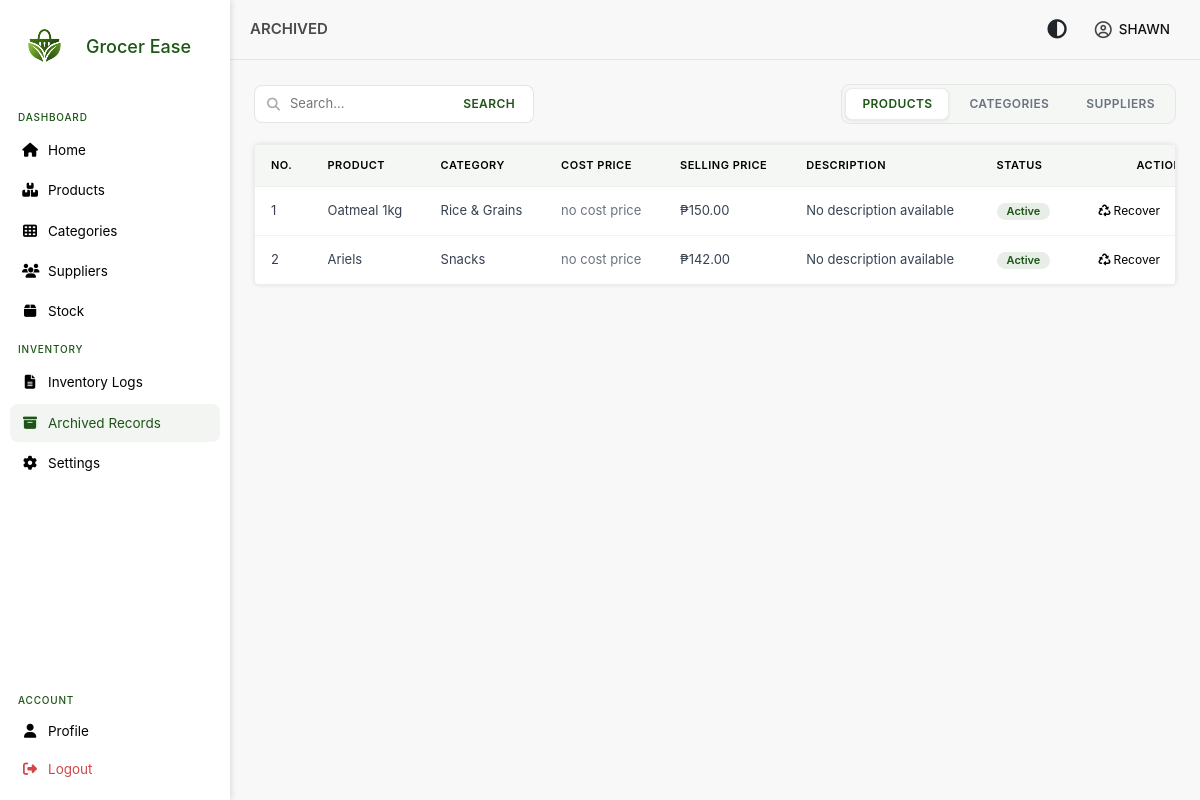
The app's page /views/inventory/archived.php (signed in), older data.
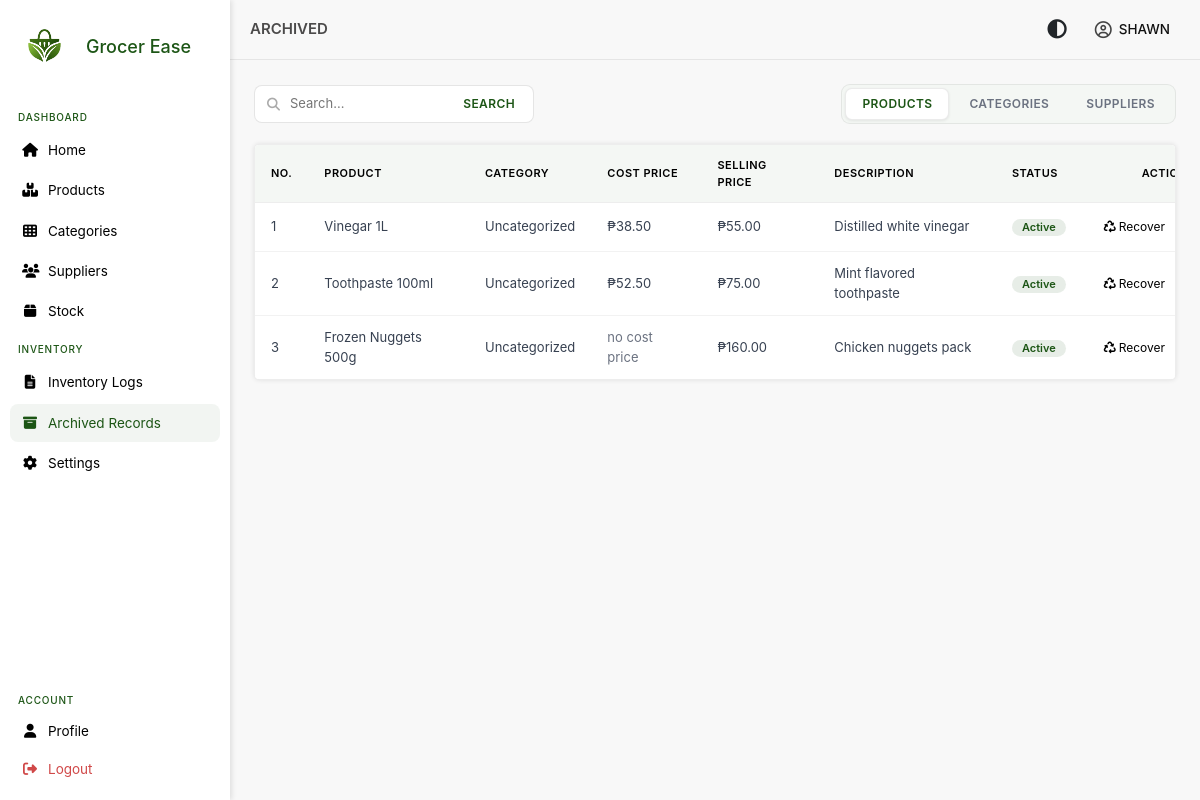
The same page, newer data.
### tables this page shows
CREATE TABLE `users` (
  `user_id` int NOT NULL AUTO_INCREMENT,
  `username` varchar(250) NOT NULL,
  `password` varchar(250) NOT NULL,
  `email` varchar(250) NOT NULL,
  `contact_number` varchar(20) NOT NULL,
  `role` enum('admin') DEFAULT 'admin',
  `profile_picture` blob,
  PRIMARY KEY (`user_id`),
  UNIQUE KEY `email` (`email`)
);

CREATE TABLE `products` (
  `product_id_pk` int NOT NULL AUTO_INCREMENT,
  `product_name` varchar(250) NOT NULL,
  `product_description` longtext,
  `selling_price` decimal(10,2) NOT NULL,
  `status` tinyint DEFAULT '1',
  `is_deleted` tinyint DEFAULT '0',
  `category_id_fk` int DEFAULT NULL,
  `deleted_at` datetime DEFAULT NULL,
  PRIMARY KEY (`product_id_pk`),
  KEY `category_id_fk` (`category_id_fk`),
  KEY `idx_product_name` (`product_name`),
  CONSTRAINT `products_ibfk_1` FOREIGN KEY (`category_id_fk`) REFERENCES `categories` (`category_id_pk`)
);

CREATE TABLE `categories` (
  `category_id_pk` int NOT NULL AUTO_INCREMENT,
  `category_name` varchar(250) NOT NULL,
  `category_description` longtext,
  `is_deleted` tinyint DEFAULT '0',
  `deleted_at` datetime DEFAULT NULL,
  `status` tinyint DEFAULT '1',
  PRIMARY KEY (`category_id_pk`),
  KEY `idx_category_name` (`category_name`)
);

### models/user.php (called while the page is built, shortened)
<?php
class User
{
    private $conn;
    public function __construct($db)
    {
        $this->conn = $db;
    }
    public function GetUserById($id)
    {
        $stmt = $this->conn->prepare(
            "SELECT user_id, username, email, contact_number, role
             FROM users WHERE user_id = :id"
        );
        $stmt->execute([':id' => $id]);
        return $stmt->fetch(PDO::FETCH_ASSOC);
    }
}
?>

### autoload.php (called while the page is built, shortened)
<?php
spl_autoload_register(function ($class) {
    $paths = [
        __DIR__ . '/models/',
        __DIR__ . '/models/Stock/',
        __DIR__ . '/models/Relations/',
    ];
    foreach ($paths as $path) {
        $file = $path . $class . '.php';
        if (file_exists($file)) {
            return;
        }
    }
});
?>

### models/product.php (called while the page is built, shortened)
<?php
class Product
{
    private $conn;
    public function __construct($db)
    {
        $this->conn = $db;
    }
    public function GetDeletedProductsPaginated($page = 1, $limit = 10)
    {
        $offset = ($page - 1) * $limit;
        $stmt = $this->conn->prepare("SELECT p.product_id_pk,
                                             p.product_name,
                                             c.category_name,
                                             MIN(ps.cost_price) AS cost_price,
                                             p.selling_price,
                                             p.product_description,
                                             p.status,
                                             p.is_deleted,
                                             c.status as category_status
                                             FROM products p
                                             LEFT JOIN categories c ON c.category_id_pk = p.category_id_fk
                                             LEFT JOIN product_supplier ps ON ps.product_id_fk = p.product_id_pk AND ps.preferred = 1
                                             WHERE p.is_deleted = 1
                                             GROUP BY p.product_id_pk
                                             ORDER BY p.deleted_at DESC
                                             LIMIT :limit OFFSET :offset");
        $stmt->bindParam(':limit', $limit, PDO::PARAM_INT);
        $stmt->bindParam(':offset', $offset, PDO::PARAM_INT);
        $stmt->execute();
        return $stmt->fetchAll(PDO::FETCH_ASSOC);
    }
}
?>

### views/inventory/archives/deleted_products.php (the view, shortened to what this page needs)
<div class="menu-table">
    <table>
        <thead>
            <tr>
                <th>No.</th>
                <th>Product</th>
                <th>Category</th>
                <th>Cost Price</th>
                <th>Selling Price</th>
                <th>Description</th>
                <th>Status</th>
                <th>Actions</th>
            </tr>
        </thead>
        <tbody>
            <?php $no = (($page - 1) * $per_page) + 1; ?>
            <?php foreach ($products as $prod): ?>
                <tr>
                    <td><?= $no++ ?></td>
                    <td><?= htmlspecialchars($prod['product_name']) ?></td>
                    <td>
                        <?= htmlspecialchars(
                            isset($prod['category_name'])
                                ? $prod['category_name'] . ($prod['category_status'] == 0 ? ' (Inactive)' : '')
                                : 'Uncategorized'
                        ) ?>
                    </td>
                    <td><?= $prod['cost_price'] !== null ? '₱' .  number_format($prod['cost_price'], 2) : '<span style="color:#6b7280;">no cost price</span>' ?></td>
                    <td>₱<?= number_format($prod['selling_price'], 2) ?></td>
                    <td><?= htmlspecialchars($prod['product_description'] == '' ? 'No description available' : $prod['product_description']) ?>
                    </td>
                    <td>
                        <span class="badge <?= $prod['status'] == 1 ? 'active' : 'inactive' ?>">
                            <?= $prod['status'] == 1 ? 'Active' : 'Inactive' ?>
                        </span>
                    </td>
                    <td>
                        <div class="actions">
                            <button type="button" class="edit-btn" style="display:flex; align-items:center; gap:3px; font-size:12px; padding:3px 6px;"
                                onclick="restoreProduct('<?= $prod['product_id_pk'] ?>', '<?= htmlspecialchars($prod['product_name']) ?>')">
                                <i class="fa-solid fa-recycle"></i> Recover
                            </button>
                            <button type="button" class="edit-btn" style="display:flex; align-items:center; gap:3px; font-size:12px; padding:3px 6px;"
                                onclick="hardDeleteProduct('<?= $prod['product_id_pk'] ?>', '<?= htmlspecialchars($prod['product_name']) ?>')">
                            </button>
                        </div>
                    </td>
                </tr>
            <?php endforeach; ?>
        </tbody>
    </table>
</div>

### views/inventory/archived.php (shortened to what this page needs)
<?php
require_once __DIR__ . '/../../autoload.php';
$tab = $_GET['tab'] ?? 'products';
$search = $_GET['search'] ?? '';
$page = isset($_GET['page']) ? max(1, (int) $_GET['page']) : 1;
$limit = 10;
$per_page = $limit;
$product = new Product($db);
$categories = new Category($db);
$suppliers = new Supplier($db);
$products    = [];
if ($tab == 'products') {
    $products = $product->GetDeletedProductsPaginated($page, $limit);
} elseif ($tab == 'categories') {
    $category = $categories->GetDeletedCategoriesPaginated($page, $limit);
    $total_items = $categories->GetTotalDeletedCategories();
    $total_pages = (int) ceil($total_items / $limit);
} else {
    $supplier = $suppliers->GetDeletedSuppliersPaginated($page, $limit);
    $total_items = $suppliers->GetTotalDeletedSuppliers();
    $total_pages = (int) ceil($total_items / $limit);
}
?>
<!DOCTYPE html>
<html lang="en">
<?php include "../../includes/head.php" ?>
<body>
    <?php include '../../includes/sidebar.php'; ?>
    <div class="main-content">
        <?php include '../../includes/topbar.php'; ?>
        <div class="page-content">
            <div class="toolbar">
                <div class="search-area">
                    <form method="get">
                        <i class="fas fa-search"></i>
                        <input type="text" name="search" id="search" placeholder="Search..." value="<?= htmlspecialchars($search) ?>">
                        <button type="submit">SEARCH</button>
                    </form>
                </div>
                <div class="header-btn">
                    <a href="archived.php?tab=products" class="<?= $tab == 'products' ? 'active' : '' ?>">Products</a>
                    <a href="archived.php?tab=categories"
                        class="<?= $tab == 'categories' ? 'active' : '' ?>">Categories</a>
                    <a href="archived.php?tab=suppliers"
                        class="<?= $tab == 'suppliers' ? 'active' : '' ?>">Suppliers</a>
                </div>
            </div>
            <?php
            if ($tab == 'products')
                include 'archives/deleted_products.php';
            elseif ($tab == 'categories')
                include 'archives/deleted_categories.php';
            elseif ($tab == 'suppliers')
                include 'archives/deleted_suppliers.php';
            ?>
        </div>
    </div>
</body>
</html>

### includes/head.php (shortened to what this page needs)
<head>
    <link rel="stylesheet" href="https://cdnjs.cloudflare.com/ajax/libs/font-awesome/6.5.0/css/all.min.css">
    <link href="https://cdn.jsdelivr.net/npm/bootstrap@5.3.0/dist/css/bootstrap.min.css" rel="stylesheet">
    <link rel="stylesheet" href="<?= ASSET_URL ?>/css/home.css">
</head>

### includes/sidebar.php (shortened to what this page needs)
<?php
$current = basename($_SERVER['PHP_SELF']);
$products_active = in_array($current, ['products.php', 'manage_suppliers.php', 'edit_product.php']);
$archived_active = in_array($current, ['archived.php', 'deleted_products.php', 'deleted_categories.php', 'deleted_suppliers.php']);
?>
<div class="side-bar">
    <div class="logo">
        <img src="<?= IMAGE_URL ?>/page-logo.png" alt="Grocer Ease Logo">
        <p>Grocer Ease</p>
    </div>
    <div class="side-bar-menu">
        <label>Dashboard</label>
        <a href="dashboard.php" class="menu-btn <?= $current == 'dashboard.php' ? 'active' : '' ?>">
            <i class="fas fa-home"></i>
            <span>Home</span>
        </a>
        <a href="products.php" class="menu-btn <?= $products_active ? 'active' : '' ?>">
            <i class="fa-solid fa-boxes-stacked"></i>
            <span>Products</span>
        </a>
        <a href="category.php" class="menu-btn <?= $current == 'category.php' ? 'active' : '' ?>">
            <i class="fa-solid fa-table-cells"></i>
            <span>Categories</span>
        </a>
        <a href="suppliers.php" class="menu-btn <?= $current == 'suppliers.php' ? 'active' : '' ?>">
            <i class="fa-solid fa-users"></i>
            <span>Suppliers</span>
        </a>
        <a href="stock.php" class="menu-btn <?= $current == 'stock.php' ? 'active' : '' ?>">
            <i class="fa-solid fa-box"></i>
            <span>Stock</span>
        </a>
        <label>Inventory</label>
        <a href="inventory.php" class="menu-btn <?= $current == 'inventory.php' ? 'active' : '' ?>">
            <i class="fa-solid fa-file-lines"></i>
            <span>Inventory Logs</span>
        </a>
        <a href="archived.php" class="menu-btn <?= $archived_active ? 'active' : '' ?>">
            <i class="fa-solid fa-box-archive"></i>
            <span>Archived Records</span>
        </a>
        <a href="settings.php" class="menu-btn <?= $current == 'settings.php' ? 'active' : '' ?>">
            <i class="fa-solid fa-cog"></i>
            <span>Settings</span>
        </a>
        <div class="action-group">
            <label>Account</label>
            <a href="profile.php" class="action <?= $current == 'profile.php' ? 'active' : '' ?>" id="profile-menu">
                <i class="fa-solid fa-user"></i>
                <span>Profile</span>
            </a>
            <a href="#" onclick="logout(); return false;" class="action logout">
                <i class="fa-solid fa-right-from-bracket"></i>
                <span>Logout</span>
            </a>
        </div>
    </div>
</div>

### includes/topbar.php (shortened to what this page needs)
<?php
require_once '../../models/user.php';
global $db;
$page_title = $_SESSION['page_title'] ?? "Dashboard";
$user_id = $_SESSION['id'];
$user = new User($db);
$user_info = $user->GetUserById($user_id);
?>
<div class="topbar">
    <div class="topbar-title">
        <p><?= htmlspecialchars($page_title) ?></p>
    </div>
    <div class="topbar-actions">
        <button id="dark-toggle" title="Dark Mode">
            <i class="fa-solid fa-circle-half-stroke"></i>
        </button>
        <div class="profile-dropdown" id="profile-dropdown">
            <i class="fa-regular fa-circle-user profile-icon"></i>
            <span class="profile-label">
                <?= strtoupper($user_info['username']) ?>
            </span>
        </div>
    </div>
</div>

Row changes from the older to the newer data that the page shows:
removed products: product_name "Oatmeal 1kg", category_id_fk.category_name "Rice & Grains", shows "no cost price", selling_price "150.00", product_description "No description available", status "Active"
removed products: product_name "Ariels", category_id_fk.category_name "Snacks", shows "no cost price", selling_price "142.00", product_description "No description available", status "Active"
now on this page (row edited): products: product_name "Vinegar 1L", category_status "Uncategorized", cost_price "38.50", selling_price "55.00", product_description "Distilled white vinegar", status "Active"
now on this page (row edited): products: product_name "Toothpaste 100ml", category_status "Uncategorized", cost_price "52.50", selling_price "75.00", product_description "Mint flavored toothpaste", status "Active"
now on this page (row edited): products: product_name "Frozen Nuggets 500g", category_status "Uncategorized", shows "no cost price", selling_price "160.00", product_description "Chicken nuggets pack", status "Active"
